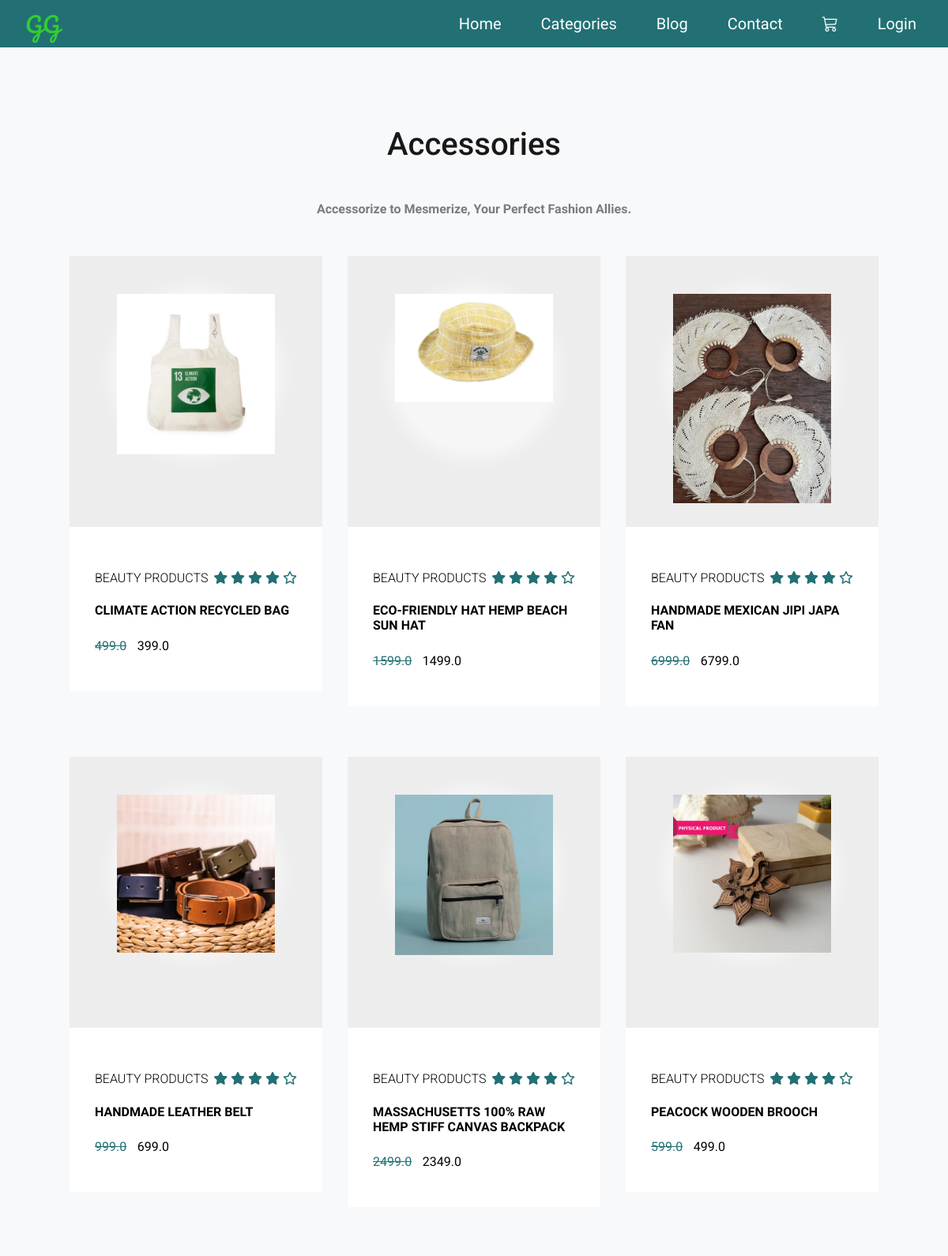
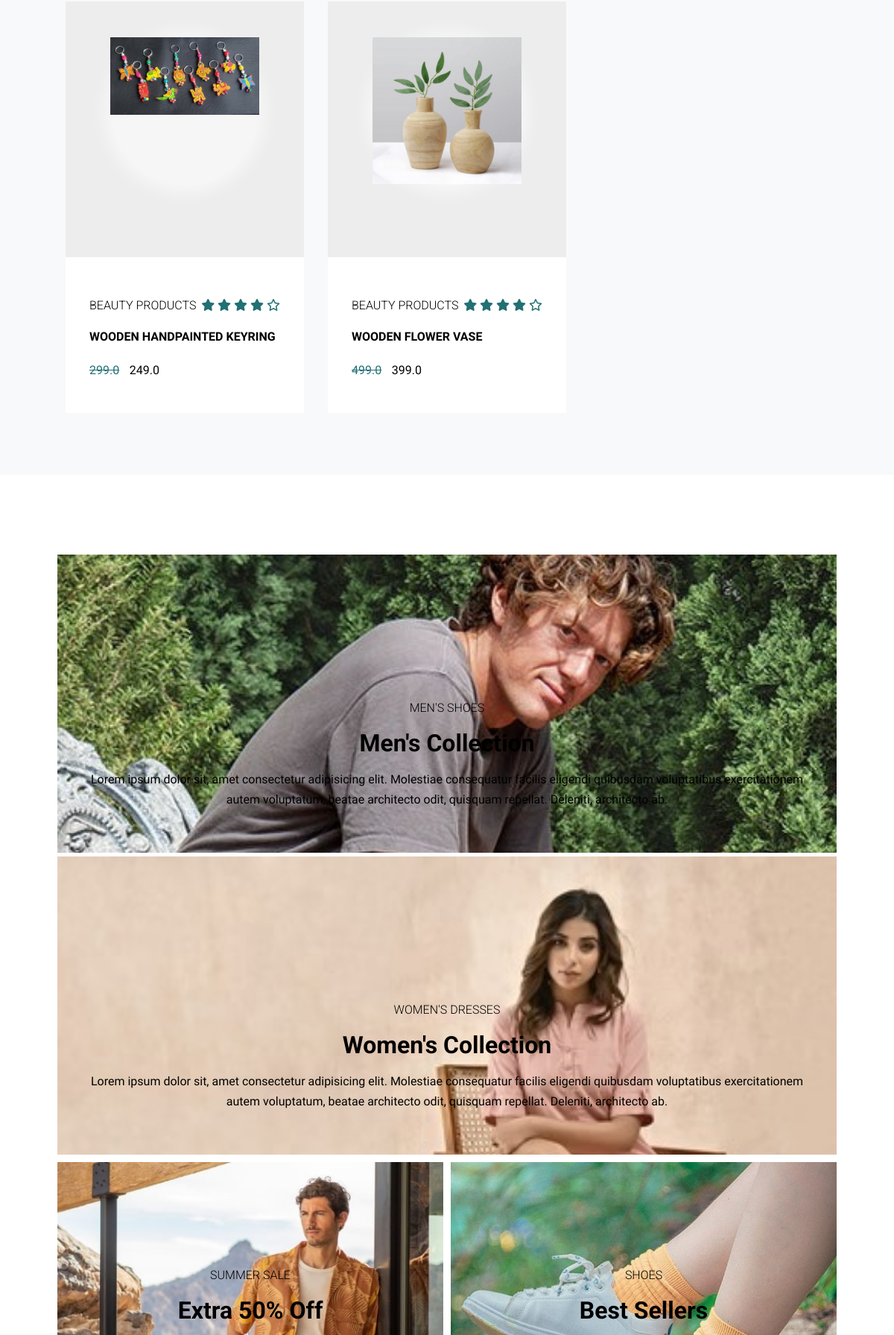
Screenshot of /accessories/ (upper part) with the database file from the repository (2 pictures, top to bottom).
### shop/models.py (models this page shows, shortened)
class Item(models.Model):
    CATEGORY_CHOICES = [
        ('Beauty & Skin Care', 'Beauty & Skin Care'),
        ('Clothing', 'Clothing'),
        ('Home & Kitchen', 'Home & Kitchen'),
        ('Accessories', 'Accessories'),
    ]
    title = models.CharField(max_length=100)
    price = models.FloatField()
    discount_price = models.FloatField(blank=True, null=True)
    category = models.CharField(max_length=100, choices=CATEGORY_CHOICES)
    description = models.TextField(null=True, blank=True)
    image = models.ImageField(upload_to='static/images/', blank=True, null=True)
    slug = models.SlugField()

### shop/views.py (the view)
# urls.py: path('accessories/', accessories, name='accessories'),
def accessories(request):
    items = Item.objects.filter(category='Accessories')
    return render(request, 'accessories.html', {'items': items})

### templates/accessories.html (shortened to what this page needs)
{% extends 'base.html' %}
{% load static %}
{% block head %}
        <link rel="stylesheet" href="{% static 'css/main_product_page.css' %}">
{% endblock %}
{% block content %}
        <div class = "products">
            <div class = "container">
                <h1 class = "lg-title">Accessories</h1>
                <p class = "text-light">Accessorize to Mesmerize, Your Perfect Fashion Allies.</p>
                <div class = "product-items">
                    {% for item in items %}
                    <div class = "product">
                        <div class = "product-content">
                            <div class = "product-img">
                                <img src = "{{item.image.url}}" alt = "product image">
                            </div>
                        </div>
                        <div class = "product-info">
                            <div class = "product-info-top">
                                <h2 class = "sm-title">Beauty products</h2>
                                <div class = "rating">
                                    <span><i class = "fas fa-star"></i></span>
                                    <span><i class = "fas fa-star"></i></span>
                                    <span><i class = "fas fa-star"></i></span>
                                    <span><i class = "fas fa-star"></i></span>
                                    <span><i class = "far fa-star"></i></span>
                                </div>
                            </div>
                            <a href = "#" class = "product-name">{{item.title}}</a>
                            <p class = "product-price">{{item.price}}</p>
                            <p class = "product-price">{{item.discount_price}}</p>
                        </div>
                    </div>
                    {% endfor %}
                </div>
            </div>
        </div>
        <div class = "product-collection">
            <div class = "container">
                <div class = "product-collection-wrapper">
                    <div class = "product-col-left flex" style="background-image:url('{% static 'assets/sale0.jpg'%}'); background-size: cover;">
                        <div class = "product-col-content" style="color: black">
                            <h2 class = "sm-title">men's shoes </h2>
                            <h2 class = "md-title">men's collection </h2>
                            <p class = "text-light">Lorem ipsum dolor sit, amet consectetur adipisicing elit. Molestiae consequatur facilis eligendi quibusdam voluptatibus exercitationem autem voluptatum, beatae architecto odit, quisquam repellat. Deleniti, architecto ab.</p>
                        </div>
                    </div>
                    <div class = "product-col-right">
                        <div class = "product-col-r-top flex" style="background-image:url('{% static 'assets/sale2.jpg'%}'); background-size: cover">
                            <div class = "product-col-content" style="color: black">
                                <h2 class = "sm-title">women's dresses </h2>
                                <h2 class = "md-title">women's collection </h2>
                                <p class = "text-light">Lorem ipsum dolor sit, amet consectetur adipisicing elit. Molestiae consequatur facilis eligendi quibusdam voluptatibus exercitationem autem voluptatum, beatae architecto odit, quisquam repellat. Deleniti, architecto ab.</p>
                            </div>
                        </div>
                        <div class = "product-col-r-bottom">
                            <div class = "flex" style="background-image:url('{% static 'assets/sale1.jpg'%}'); background-size: cover">
                                <div class = "product-col-content" style="color: black">
                                    <h2 class = "sm-title">summer sale </h2>
                                    <h2 class = "md-title">Extra 50% Off </h2>
                                </div>
                            </div>
                            <div class = "flex" style="background-image:url('{% static 'assets/sale3.jpg'%}'); background-size: cover">
                                <div class = "product-col-content" style="color: black">
                                    <h2 class = "sm-title">shoes </h2>
                                    <h2 class = "md-title">best sellers </h2>
                                </div>
                            </div>
                        </div>
                    </div>
                </div>
            </div>
        </div>
{% endblock %}

### static/css/main_product_page.css (style rules this page uses)
:root { --white-light: rgba(255, 255, 255, 0.5); --alice-blue: #f8f9fa; --carribean-green: #227074; --gray: #ededed; }
* { padding: 0; box-sizing: border-box; }
body { font-family: 'Quicksand', sans-serif; }
img { width: 100%; display: block; }
.container { width: 88vw; margin: 0 auto; }
.lg-title, .md-title, .sm-title { font-family: 'Roboto', sans-serif; padding: 0.6rem 0; text-transform: capitalize; }
.lg-title { font-size: 2.5rem; font-weight: 500; text-align: center; padding: 1.3rem 0; opacity: 0.9; }
.md-title { font-size: 2rem; font-family: 'Roboto', sans-serif; }
.sm-title { font-weight: 300; font-size: 1rem; text-transform: uppercase; }
.text-light { font-size: 1rem; font-weight: 600; line-height: 1.5; opacity: 0.5; margin: 0.4rem 0; }
.products { background: var(--alice-blue); padding: 3.2rem 0; }
.products .text-light { text-align: center; width: 70%; margin: 0.9rem auto; }
.product { margin: 2rem; position: relative; }
.product-content { background: var(--gray); padding: 3rem 0.5rem 2rem 0.5rem; cursor: pointer; }
.product-img { background: var(--white-light); box-shadow: 0 0 20px 10px var(--white-light); width: 200px; height: 200px; margin: 0 auto; border-radius: 50%; transition: background 0.5s ease; }
.product-info { background: white; padding: 2rem; }
.product-info-top { display: flex; justify-content: space-between; align-items: center; }
.rating span { color: var(--carribean-green); }
.product-name { color: black; display: block; text-decoration: none; font-size: 1rem; text-transform: uppercase; font-weight: bold; }
.product-price { padding-top: 0.6rem; padding-right: 0.6rem; display: inline-block; }
.product-price:first-of-type { text-decoration: line-through; color: var(--carribean-green); }
.product-img img { transition: transform 0.6s ease; }
.product-collection { padding: 3.2rem 0; }
.product-collection-wrapper { padding: 3.2rem 0; }
.product-col-left { background: linear-gradient(rgba(0, 0, 0, 0), rgba(0, 0, 0, 0.3)), url("images/fashion-img-1.jpg") center/cover no-repeat; }
.product-col-r-top { background: linear-gradient(rgba(0, 0, 0, 0), rgba(0, 0, 0, 0.3)), url("images/fashion-img-2.png") center/cover no-repeat; }
.flex { display: flex; justify-content: center; align-items: flex-end; height: 50vh; padding: 2rem 1.5rem 3.2rem; margin: 5px; }
.product-col-r-bottom > div:first-child { background: #eaa001; }
.product-col-r-bottom > div:last-child { background: #0090ff; }
.product-col-content { text-align: center; color: white; }
.product-col-content h2 { margin: 0 auto; }
.product-collection .text-light { opacity: 1; font-size: 0.8; font-weight: 400; line-height: 1.7; }
@media screen and (min-width: 992px) { .product-items { display: grid; grid-template-columns: repeat(2, 1fr); } }
@media screen and (min-width: 992px) { .product-col-r-bottom { display: grid; grid-template-columns: repeat(2, 1fr); } }
@media screen and (min-width: 1200px) { .product-items { grid-template-columns: repeat(3, 1fr); } }
@media screen and (min-width: 1200px) { .product { margin-right: 1rem; margin-left: 1rem; } }
@media screen and (min-width: 1200px) { .products .text-light { width: 50%; } }

### static/css/base.css (style rules this page uses)
html { scroll-behavior: smooth; }
body { transition: 0.3s ease-in-out; font-family: Signika; margin: 0; padding: 0; }

### rows the page displays
Item: image (picture), title "CLIMATE ACTION RECYCLED BAG", price "499.0", discount_price "399.0"
Item: image (picture), title "ECO-FRIENDLY HAT HEMP BEACH SUN HAT", price "1599.0", discount_price "1499.0"
Item: image (picture), title "HANDMADE MEXICAN JIPI JAPA FAN", price "6999.0", discount_price "6799.0"
Item: image (picture), title "HANDMADE LEATHER BELT", price "999.0", discount_price "699.0"
Item: image (picture), title "MASSACHUSETTS 100% RAW HEMP STIFF CANVAS BACKPACK", price "2499.0", discount_price "2349.0"
Item: image (picture), title "PEACOCK WOODEN BROOCH", price "599.0", discount_price "499.0"
Item: image (picture), title "WOODEN HANDPAINTED KEYRING", price "299.0", discount_price "249.0"
Item: image (picture), title "WOODEN FLOWER VASE", price "499.0", discount_price "399.0"
